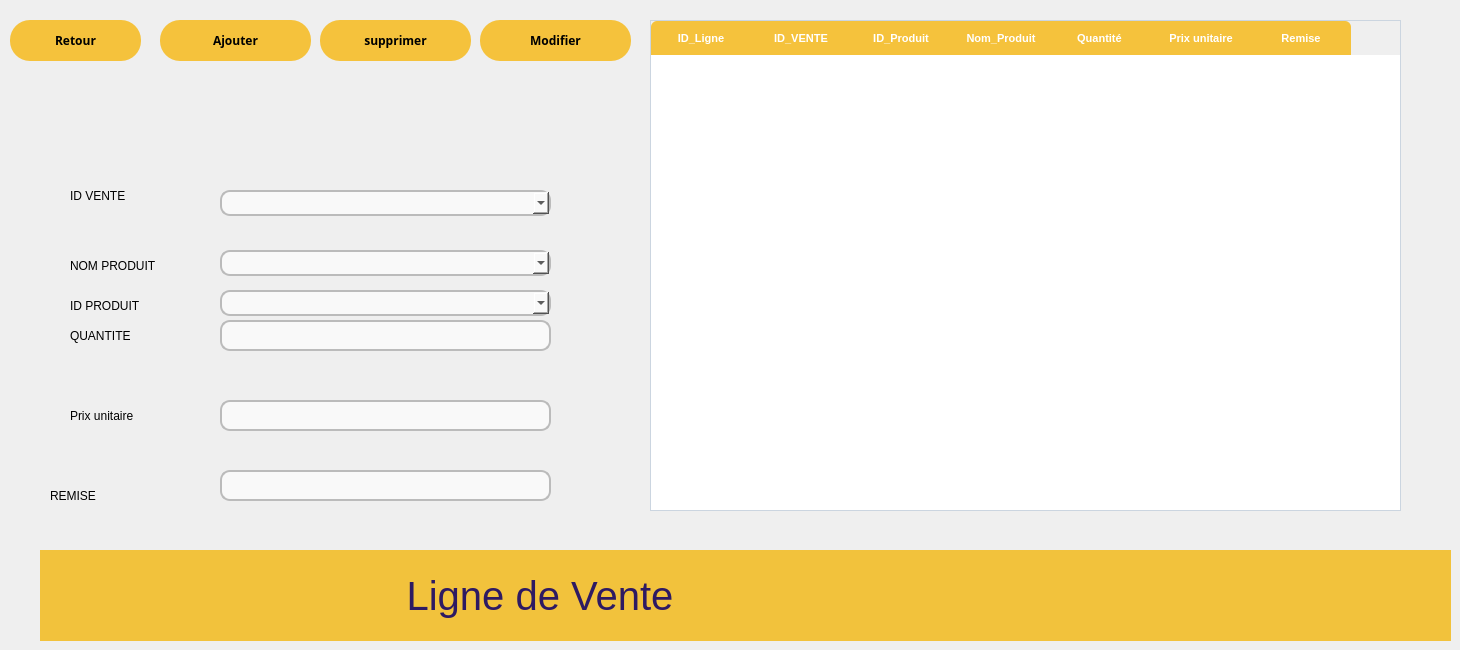
    <widget class="QWidget" name="page_lignes_vente">
     <widget class="QLabel" name="label_65">
      <property name="geometry">
       <rect>
        <x>70</x>
        <y>180</y>
        <width>131</width>
        <height>31</height>
       </rect>
      </property>
      <property name="styleSheet">
       <string notr="true">color: rgba(0, 0, 0, 255); /* noir opaque */
</string>
      </property>
      <property name="text">
       <string>ID VENTE</string>
      </property>
     </widget>
     <widget class="QLabel" name="label_52">
      <property name="geometry">
       <rect>
        <x>50</x>
        <y>480</y>
        <width>131</width>
        <height>31</height>
       </rect>
      </property>
      <property name="styleSheet">
       <string notr="true">color: rgba(0, 0, 0, 255); /* noir opaque */
</string>
      </property>
      <property name="text">
       <string>REMISE </string>
      </property>
     </widget>
     <widget class="QLabel" name="label_56">
      <property name="geometry">
       <rect>
        <x>70</x>
        <y>320</y>
        <width>131</width>
        <height>31</height>
       </rect>
      </property>
      <property name="styleSheet">
       <string notr="true">color: rgba(0, 0, 0, 255); /* noir opaque */
</string>
      </property>
      <property name="text">
       <string>QUANTITE</string>
      </property>
     </widget>
     <widget class="QTableWidget" name="tableLignesVente">
      <property name="geometry">
       <rect>
        <x>650</x>
        <y>20</y>
        <width>751</width>
        <height>491</height>
       </rect>
      </property>
      <property name="styleSheet">
       <string notr="true">QTableView {
    background-color: #FFFFFF;
    alternate-background-color: #F7F9FC;
    color: #2D3748;
    gridline-color: #E2E8F0;
    selection-background-color: #3182CE;
    selection-color: white;
    border: 1px solid #CBD5E0;
    font-size: 11px;           /* réduit de 13 → 11 */
    font-family: &quot;Segoe UI&quot;,Arial,sans-serif;
    outline: none;
}

QTableView::item {
    padding: 5px 8px;          /* était 8px 12px → plus compact */
    border-bottom: 1px solid #EDF2F7;
}

QTableView::item:selected {
    background-color: #3182CE;
    color: white;
    font-weight: bold;
}

QTableView::item:hover {
    background-color: #EBF4FF;
}

QHeaderView::section {
    background-color: #F5C23C;   /* ton jaune signature */
    color: white;
    padding: 8px 6px;           /* réduit de 12px → 8px */
    border: none;
    font-weight: bold;
    font-size: 11px;            /* réduit */
    text-align: center;
}

/* Coins arrondis uniquement si tu veux garder l'effet (sinon tu peux supprimer) */
QHeaderView::section:first { border-top-left-radius: 6px; }
QHeaderView::section:last  { border-top-right-radius: 6px; }

/* Barre de défilement fine et discrète */
QScrollBar:vertical {
    border: none;
    background: #F1F5F9;
    width: 9px;                 /* plus fine : 12 → 9px */
    margin: 0;
    border-radius: 4px;
}

QScrollBar::handle:vertical {
    background: #A0AEC0;
    border-radius: 4px;
    min-height: 20px;
}

QScrollBar::handle:vertical:hover {
    background: #718096;
}</string>
      </property>
      <column>
       <property name="text">
        <string>ID_Ligne</string>
       </property>
       <property name="font">
        <font>
         <bold>false</bold>
        </font>
       </property>
       <property name="background">
        <color>
         <red>255</red>
         <green>255</green>
         <blue>255</blue>
        </color>
       </property>
       <property name="foreground">
        <brush brushstyle="NoBrush">
         <color alpha="255">
          <red>255</red>
          <green>255</green>
          <blue>255</blue>
         </color>
        </brush>
       </property>
      </column>
      <column>
       <property name="text">
        <string>ID_VENTE</string>
       </property>
      </column>
      <column>
       <property name="text">
        <string>ID_Produit</string>
       </property>
      </column>
      <column>
       <property name="text">
        <string>Nom_Produit</string>
       </property>
      </column>
      <column>
       <property name="text">
        <string>Quantité </string>
       </property>
      </column>
      <column>
       <property name="text">
        <string>Prix unitaire</string>
       </property>
      </column>
      <column>
       <property name="text">
        <string>Remise</string>
       </property>
      </column>
     </widget>
     <widget class="QPushButton" name="btn_ajouter_ligne">
      <property name="geometry">
       <rect>
        <x>160</x>
        <y>20</y>
        <width>151</width>
        <height>41</height>
       </rect>
      </property>
      <property name="font">
       <font>
        <family>Poppins</family>
        <bold>true</bold>
       </font>
      </property>
      <property name="styleSheet">
       <string notr="true">QPushButton {
    background-color: #F5C23C;
    color: black;
    border-radius: 20px;
    padding: 10px 20px;
    font-weight: bold;
}
QPushButton:hover {
background-color: rgb(46, 26, 98);

}</string>
      </property>
      <property name="text">
       <string>Ajouter</string>
      </property>
      <property name="icon">
       <iconset theme="QIcon::ThemeIcon::EditFind"/>
      </property>
     </widget>
     <widget class="QPushButton" name="btn_modifier_ligne">
      <property name="geometry">
       <rect>
        <x>480</x>
        <y>20</y>
        <width>151</width>
        <height>41</height>
       </rect>
      </property>
      <property name="font">
       <font>
        <family>Poppins</family>
        <bold>true</bold>
       </font>
      </property>
      <property name="styleSheet">
       <string notr="true">QPushButton {
    background-color: #F5C23C;
    color: black;
    border-radius: 20px;
    padding: 10px 20px;
    font-weight: bold;
}
QPushButton:hover {
background-color: rgb(46, 26, 98);

}</string>
      </property>
      <property name="text">
       <string>Modifier</string>
      </property>
      <property name="icon">
       <iconset theme="QIcon::ThemeIcon::EditFind"/>
      </property>
     </widget>
     <widget class="QLabel" name="label_62">
      <property name="geometry">
       <rect>
        <x>40</x>
        <y>550</y>
        <width>1411</width>
        <height>91</height>
       </rect>
      </property>
      <property name="font">
       <font>
        <family>Arial</family>
        <pointsize>30</pointsize>
        <italic>false</italic>
        <fontweight>Black</fontweight>
       </font>
      </property>
      <property name="styleSheet">
       <string notr="true">font: 900 30pt &quot;Arial&quot;;
color: rgb(46, 26, 98);
background-color: rgb(242, 194, 60);</string>
      </property>
      <property name="text">
       <string>                                 Ligne de Vente </string>
      </property>
     </widget>
     <widget class="QComboBox" name="comboBox_vente">
      <property name="geometry">
       <rect>
        <x>220</x>
        <y>190</y>
        <width>331</width>
        <height>26</height>
       </rect>
      </property>
      <property name="styleSheet">
       <string notr="true"> background: #f9f9f9;
    border: 2px solid #bbb;
    border-radius: 10px;
    padding: 6px 10px;
color:rgb(0, 0, 0)</string>
      </property>
     </widget>
     <widget class="QPushButton" name="btnRetour_2">
      <property name="geometry">
       <rect>
        <x>10</x>
        <y>20</y>
        <width>131</width>
        <height>41</height>
       </rect>
      </property>
      <property name="font">
       <font>
        <family>Poppins</family>
        <bold>true</bold>
       </font>
      </property>
      <property name="styleSheet">
       <string notr="true">QPushButton {
    background-color: #F5C23C;
    color: black;
    border-radius: 20px;
    padding: 10px 20px;
    font-weight: bold;
}
QPushButton:hover {
    	background-color: rgb(46, 26, 98);

}</string>
      </property>
      <property name="text">
       <string>Retour</string>
      </property>
      <property name="icon">
       <iconset theme="QIcon::ThemeIcon::DocumentOpen"/>
      </property>
      <property name="iconSize">
       <size>
        <width>23</width>
        <height>23</height>
       </size>
      </property>
     </widget>
     <widget class="QLineEdit" name="lineEdit_remise_ligne">
      <property name="geometry">
       <rect>
        <x>220</x>
        <y>470</y>
        <width>331</width>
        <height>31</height>
       </rect>
      </property>
      <property name="styleSheet">
       <string notr="true">QLineEdit {
    background: #f9f9f9;
    border: 2px solid #bbb;
    border-radius: 10px;
    padding: 6px 10px;
}
QLineEdit:focus {
    border: 1px solid #5c6bc0; /* highlight on focus */
    background: #fff;
}</string>
      </property>
     </widget>
     <widget class="QLabel" name="label_64">
      <property name="geometry">
       <rect>
        <x>80</x>
        <y>570</y>
        <width>131</width>
        <height>31</height>
       </rect>
      </property>
      <property name="styleSheet">
       <string notr="true">color: rgba(0, 0, 0, 255); /* noir opaque */
</string>
      </property>
      <property name="text">
       <string>ID LIGNE </string>
      </property>
     </widget>
     <widget class="QLabel" name="label_57">
      <property name="geometry">
       <rect>
        <x>70</x>
        <y>400</y>
        <width>131</width>
        <height>31</height>
       </rect>
      </property>
      <property name="styleSheet">
       <string notr="true">color: rgba(0, 0, 0, 255); /* noir opaque */
</string>
      </property>
      <property name="text">
       <string>Prix unitaire</string>
      </property>
     </widget>
     <widget class="QComboBox" name="comboBox_produit_nom">
      <property name="geometry">
       <rect>
        <x>220</x>
        <y>250</y>
        <width>331</width>
        <height>26</height>
       </rect>
      </property>
      <property name="styleSheet">
       <string notr="true"> background: #f9f9f9;
    border: 2px solid #bbb;
    border-radius: 10px;
    padding: 6px 10px;
color:rgb(0, 0, 0)</string>
      </property>
     </widget>
     <widget class="QLineEdit" name="lineEdit_prix_unitaire_ligne">
      <property name="geometry">
       <rect>
        <x>220</x>
        <y>400</y>
        <width>331</width>
        <height>31</height>
       </rect>
      </property>
      <property name="styleSheet">
       <string notr="true">QLineEdit {
    background: #f9f9f9;
    border: 2px solid #bbb;
    border-radius: 10px;
    padding: 6px 10px;
}
QLineEdit:focus {
    border: 1px solid #5c6bc0; /* highlight on focus */
    background: #fff;
}</string>
      </property>
     </widget>
     <widget class="QLineEdit" name="lineEdit_quantite_ligne">
      <property name="geometry">
       <rect>
        <x>220</x>
        <y>320</y>
        <width>331</width>
        <height>31</height>
       </rect>
      </property>
      <property name="styleSheet">
       <string notr="true">QLineEdit {
    background: #f9f9f9;
    border: 2px solid #bbb;
    border-radius: 10px;
    padding: 6px 10px;
}
QLineEdit:focus {
    border: 1px solid #5c6bc0; /* highlight on focus */
    background: #fff;
}</string>
      </property>
     </widget>
     <widget class="QLabel" name="label_63">
      <property name="geometry">
       <rect>
        <x>70</x>
        <y>250</y>
        <width>131</width>
        <height>31</height>
       </rect>
      </property>
      <property name="styleSheet">
       <string notr="true">color: rgba(0, 0, 0, 255); /* noir opaque */
</string>
      </property>
      <property name="text">
       <string>NOM PRODUIT</string>
      </property>
     </widget>
     <widget class="QLineEdit" name="lineEdit_id_ligne">
      <property name="geometry">
       <rect>
        <x>251</x>
        <y>581</y>
        <width>20</width>
        <height>20</height>
       </rect>
      </property>
      <property name="styleSheet">
       <string notr="true">QLineEdit {
    background: #f9f9f9;
    border: 2px solid #bbb;
    border-radius: 10px;
    padding: 6px 10px;
}
QLineEdit:focus {
    border: 1px solid #5c6bc0; /* highlight on focus */
    background: #fff;
}</string>
      </property>
     </widget>
     <widget class="QPushButton" name="btn_supprimer_ligne">
      <property name="geometry">
       <rect>
        <x>320</x>
        <y>20</y>
        <width>151</width>
        <height>41</height>
       </rect>
      </property>
      <property name="font">
       <font>
        <family>Poppins</family>
        <bold>true</bold>
       </font>
      </property>
      <property name="styleSheet">
       <string notr="true">QPushButton {
    background-color: #F5C23C;
    color: black;
    border-radius: 20px;
    padding: 10px 20px;
    font-weight: bold;
}
QPushButton:hover {
background-color: rgb(46, 26, 98);

}</string>
      </property>
      <property name="text">
       <string>supprimer</string>
      </property>
      <property name="icon">
       <iconset theme="QIcon::ThemeIcon::EditFind"/>
      </property>
     </widget>
     <widget class="QComboBox" name="comboBox_id_produit">
      <property name="geometry">
       <rect>
        <x>220</x>
        <y>290</y>
        <width>331</width>
        <height>26</height>
       </rect>
      </property>
      <property name="styleSheet">
       <string notr="true"> background: #f9f9f9;
    border: 2px solid #bbb;
    border-radius: 10px;
    padding: 6px 10px;
color:rgb(0, 0, 0)</string>
      </property>
     </widget>
     <widget class="QLabel" name="label_66">
      <property name="geometry">
       <rect>
        <x>70</x>
        <y>290</y>
        <width>131</width>
        <height>31</height>
       </rect>
      </property>
      <property name="styleSheet">
       <string notr="true">color: rgba(0, 0, 0, 255); /* noir opaque */
</string>
      </property>
      <property name="text">
       <string>ID PRODUIT</string>
      </property>
     </widget>
     <zorder>label_64</zorder>
     <zorder>label_65</zorder>
     <zorder>label_52</zorder>
     <zorder>label_56</zorder>
     <zorder>tableLignesVente</zorder>
     <zorder>btn_ajouter_ligne</zorder>
     <zorder>btn_modifier_ligne</zorder>
     <zorder>comboBox_vente</zorder>
     <zorder>btnRetour_2</zorder>
     <zorder>lineEdit_remise_ligne</zorder>
     <zorder>label_57</zorder>
     <zorder>comboBox_produit_nom</zorder>
     <zorder>lineEdit_prix_unitaire_ligne</zorder>
     <zorder>lineEdit_quantite_ligne</zorder>
     <zorder>label_63</zorder>
     <zorder>btn_supprimer_ligne</zorder>
     <zorder>lineEdit_id_ligne</zorder>
     <zorder>label_62</zorder>
     <zorder>comboBox_id_produit</zorder>
     <zorder>label_66</zorder>
    </widget>
